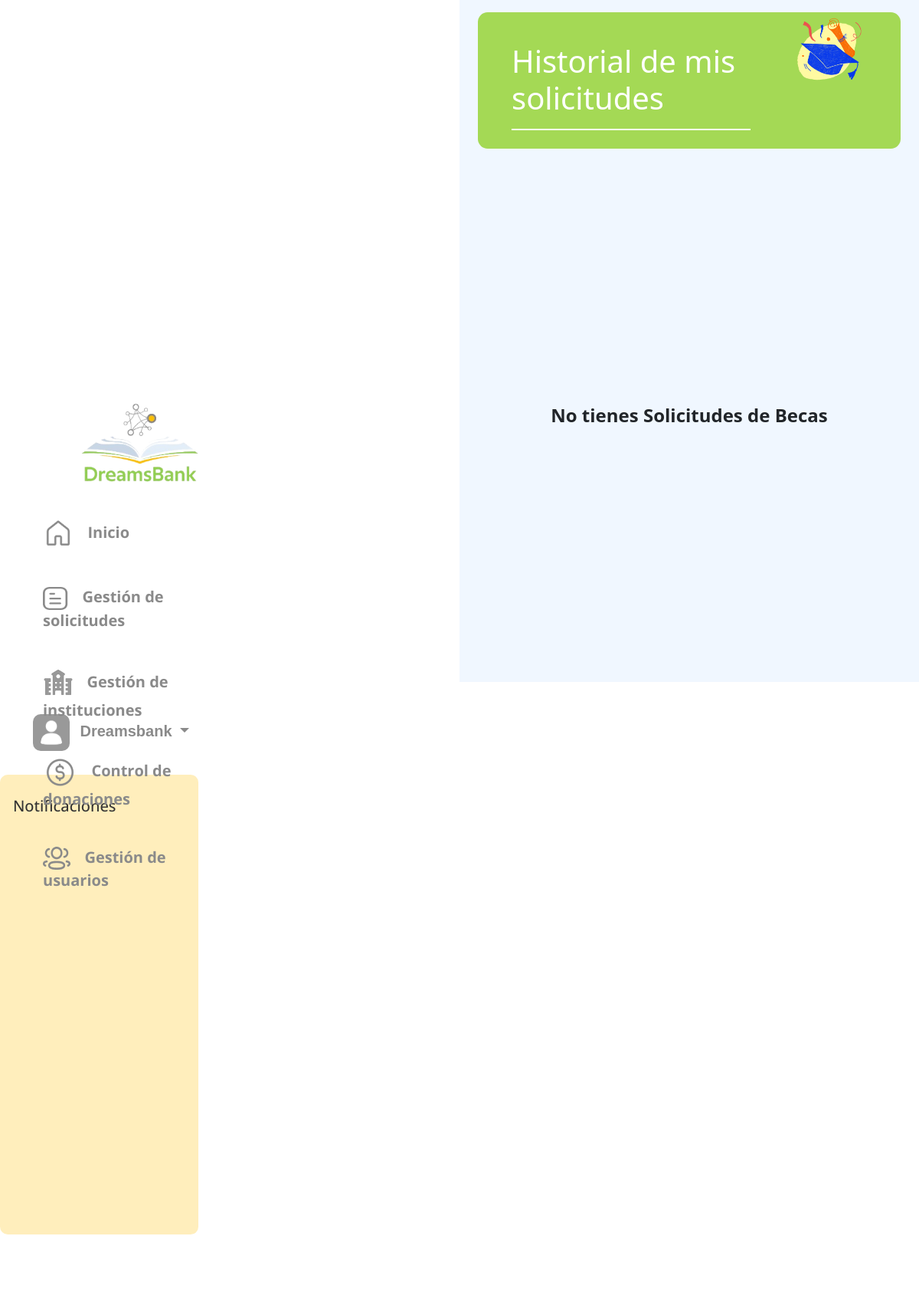
The app's page /scholarships/lookapplications/ (signed in), older data.
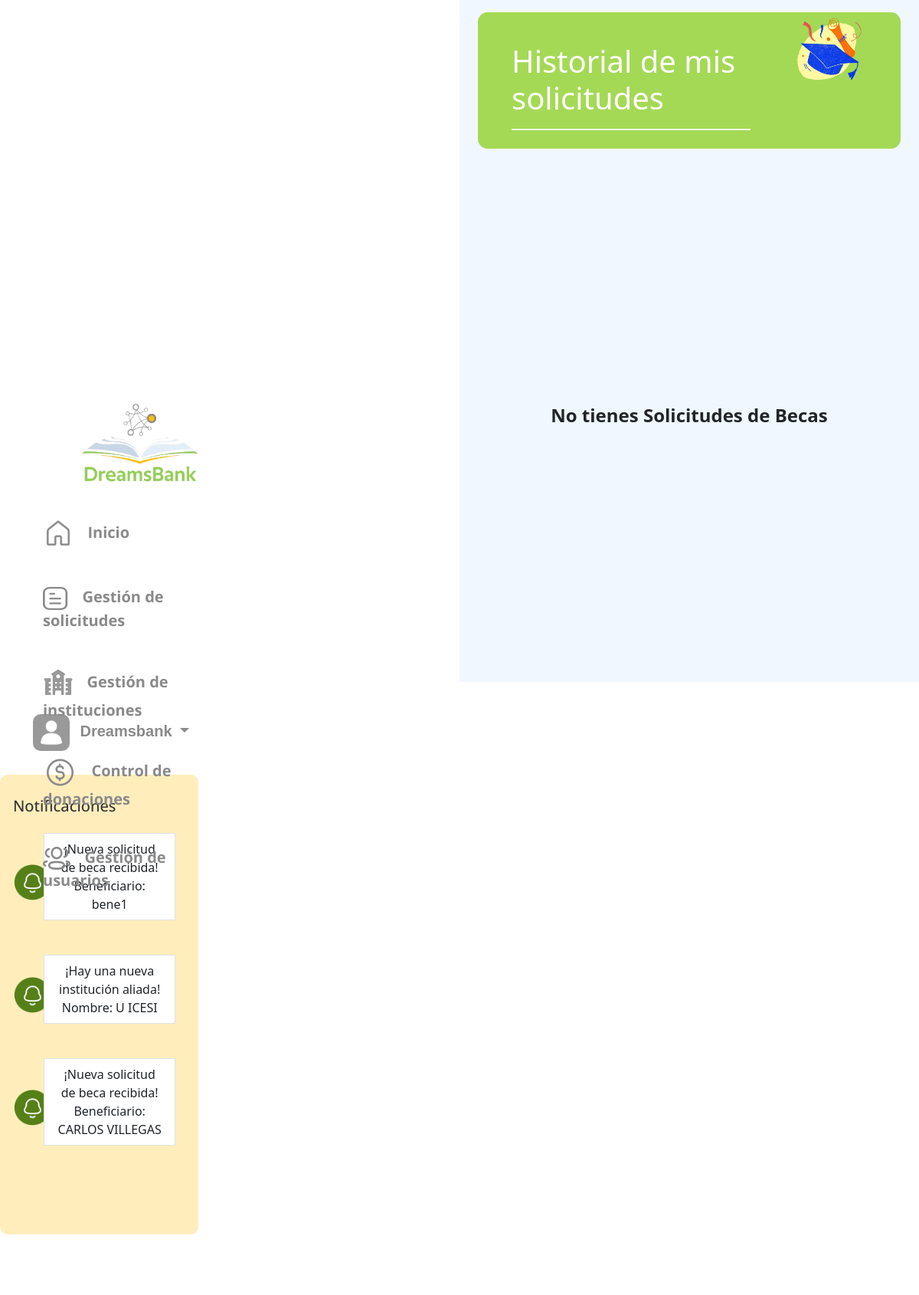
The same page, newer data.
### users/models.py (models this page shows, shortened)
class Notification(models.Model):
    content = models.CharField(max_length=255)
    is_read = models.BooleanField(default=False)
    timestamp = models.DateTimeField(auto_now_add=True)

### scholarships/views.py (the view)
# urls.py: path("lookapplications/", views.LookApplication.as_view(), name="lookapplication"),
class LookApplication(View):
    def get(self,request):
        id_ben = request.user.id
        scholarship = Scholarship.objects.filter(id_user=id_ben)
        data = {"scholarships":scholarship}
        return render(request,'historyapps.html',data)

### scholarships/templates/historyapps.html (shortened to what this page needs)
{% extends 'base.html' %}
{% load static %}
  {% block content %}
<body>
  <link href="{% static '/historyapplications.css' %}" rel="stylesheet" />
  <div class="container-fluid">
    <div class="row mb-3 flex-sm-row" style="background-color: #A4D955; border-radius: 0.8rem;">
      <div class="col-md-8 mt-2 mb-2">
        <br />
        <h1 id="titulo" class="mt-2" style="color: white; margin-left: 2rem;">Historial de mis solicitudes</h1>
        <hr id="line" class="w-80 " style="height: 0.15rem;
        opacity: 100%;
        border: 0.094rem solid #ffffff;
        background-color: #ffffff;" />
      </div>
      <div class="col-md-4">
        <img src="../../media/icons/HigherEducation.png" alt="No Encontrada" class="img-fluid d-none d-md-block"
          id="graduatedImg" />
      </div>
    </div>
    {% if scholarships %}
    <div class="row mb-3 flex-sm-row" style=" background-color: white; border-radius: 20px; padding-top: 1rem ;">
      <div class="table-responsive">
        <table border="1" class="table text-center">
          <tr style="background-color: white; color: #f29f05; font-weight: 500">
            <th>Fecha Solicitud</th>
            <th>Estado</th>
            <th>Programa</th>
            <th>Valor Periodo</th>
            <th>Nro Periodos</th>
          </tr>
          {% for x in scholarships %}
          <tr class="align-middle" style="font-weight: 600">
            <td>{{ x.date_application|date:"Y-m-d" }}</td>
            <td>
              {% if x.state == "P" %} Pendiente {% elif x.state == "A" %} Aceptada
              {% elif x.state == "R" %} Rechazada {% else %} {{ x.state }}
              {% endif %}
            </td>
            <td>{{ x.program_adm }}</td>
            <td>$ {{ x.value_period }}</td>
            <td>{{ x.total_periods }}</td>
          </tr>
          {% endfor %}
        </table>
      </div>
      <br />
      {% else %}
      <div class="row justify-content-center" style="min-height: 85vh">
        <div class="col align-self-center text-center">
          <p style="font-weight: 600; font-size: 24px">
            No tienes Solicitudes de Becas
          </p>
        </div>
      </div>
      {% endif %}
    </div>
  </div>
  {% endblock %}

### scholarships/templates/base.html (shortened to what the changed rows need)
{% load static %}
<!DOCTYPE html>
<html lang="en">
<head>
  <link href="{% static '_base_menu.css' %}" rel="stylesheet" />
  <link href="https://cdn.jsdelivr.net/npm/bootstrap@5.3.0-alpha3/dist/css/bootstrap.min.css" rel="stylesheet"
 />
</head>
<body>
  <div class="container-fluid" id="containerinit">
    <div class="row  justify-content-between">
      <div class="col-12 col-md-6 col" id="ok">
        <div class="container mt-3" id="x2">
          {% block content %}{% endblock %}
        </div>
      </div>
      <div class="col-md-3" id="rightbar">
        <div class="row d-flex flex-column" id="notif">
          <ul class="list-group">
            {% for notification in user.notifications.all %}
              {% if not notification.is_read %}
                {% if user.role == user.BENEFICIARY and 'donación' in  notification.content %}
                  <a class="btn d-flex my-2 notifies" style="border-radius: 1rem;" href="{% url 'scholarships:look_donors' %}">
                {% elif user.role == user.ADMIN and 'institución' in notification.content  %}
                  <a class="btn d-flex my-2 notifies" style="border-radius: 1rem;" href="{% url 'scholarships:look_institutions' %}">
                {% elif user.role == user.ADMIN and 'solicitud' in notification.content  %}
                  <a class="btn d-flex my-2 notifies" style="border-radius: 1rem;" href="{% url 'scholarships:scholarships' %}">
                {% endif %}
                  <div class="row align-items-center">
                    <div class="col-2">
                      <img src="/media/images/Notification_Icon.png" class="img-fluid" alt="noimage" style="max-width: 3rem; max-height: 3rem; border-radius: 10px; margin-right: 0.5rem;">
                    </div>
                    <div class="col-10">
                      <li class="list-group-item font-weight-bold">{{ notification.content }}</li>
                    </div>
                  </div>
                </a>
              {% endif %}
            {% endfor %}
          </ul>
        </div>
        </div>
      </div>
</body>
</html>

Row changes from the older to the newer data that the page shows:
now on this page (row edited): Notification: is_read False (drawn), content "¡Nueva solicitud de beca recibida! Beneficiario: bene1"
now on this page (row edited): Notification: is_read False (drawn), content "¡Hay una nueva institución aliada! Nombre: U ICESI"
added Notification: is_read False (drawn), content "¡Nueva solicitud de beca recibida! Beneficiario: CARLOS VILLEGAS"
